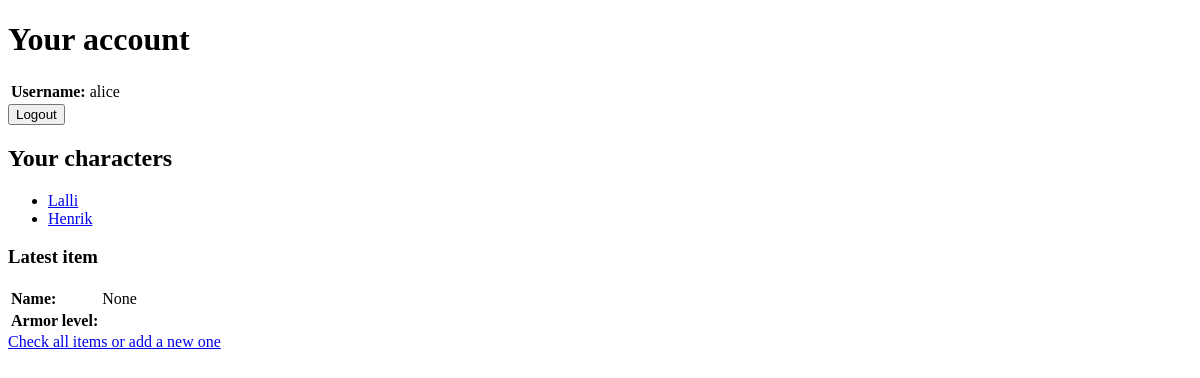
The app's page / (signed in), older data.
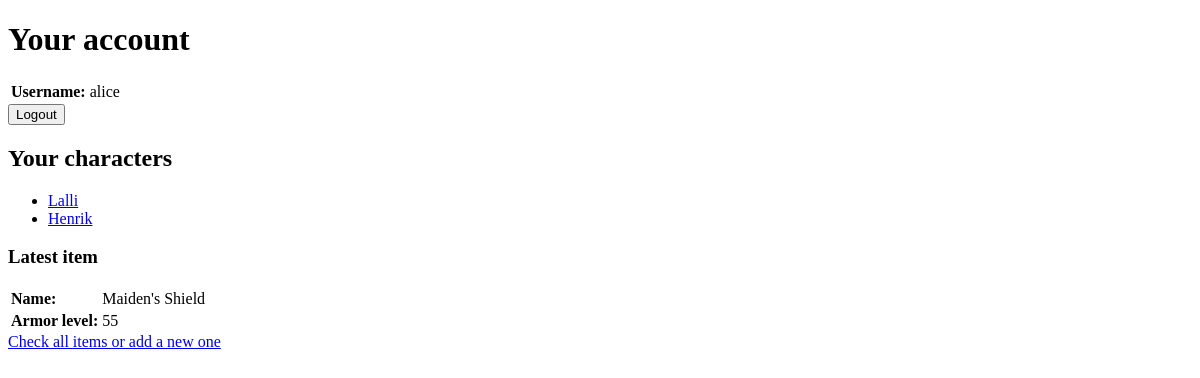
The same page, newer data.
### inventory/models.py (models this page shows, shortened)
class Item(models.Model):
	name = models.CharField(max_length=200)
	armor_level = models.IntegerField(default=0)
	characters = models.ManyToManyField(Character, blank=True)
	def __str__(self):
		return self.name

### inventory/views.py (the view)
# urls.py: path('', views.index, name='index'),
@login_required
def index(request):
	characters = Character.objects.filter(user = request.user)
	latest_added_item = Item.objects.last()
	return render(request, 'inventory/index.html', {'characters': characters, 'latest_item': latest_added_item})

### inventory/models.py (called while the page is built)
	def __str__(self):
		return self.name

### inventory/templates/inventory/index.html (shortened to what this page needs)
<!DOCTYPE html>
<html xmlns="http://www.w3.org/1999/xhtml">
	<head>
	</head>
	<body>
		<h1>Your account</h1>
		<table>
			<tr>
			<th style="text-align:left">Username: <td>{{user.username}}
		</table>
		<form action='logout/' method="POST">
			<input type="submit" value="Logout"/>
		</form>
		<h2>Your characters</h2>
			<ul>
				{% for character in characters %}
				<li><a href='/characters/{{character.id}}'>{{character}}</a></li>
				{% endfor %}
			</ul>
		<h3>Latest item</h3>
			<table>
				<tr>
					<th style="text-align:left">Name: <td>{{latest_item}}
				<tr>
					<th style="text-align:left">Armor level: <td>{{latest_item.armor_level}}</td>
			</table>
			<a href='/items/'>Check all items or add a new one</a>
	</body>
</html>

Row changes from the older to the newer data that the page shows:
added Item: name "Maiden's Shield", armor_level "55"
Text that changed along with them:
{{ latest_item }}: "None" → (not shown)
